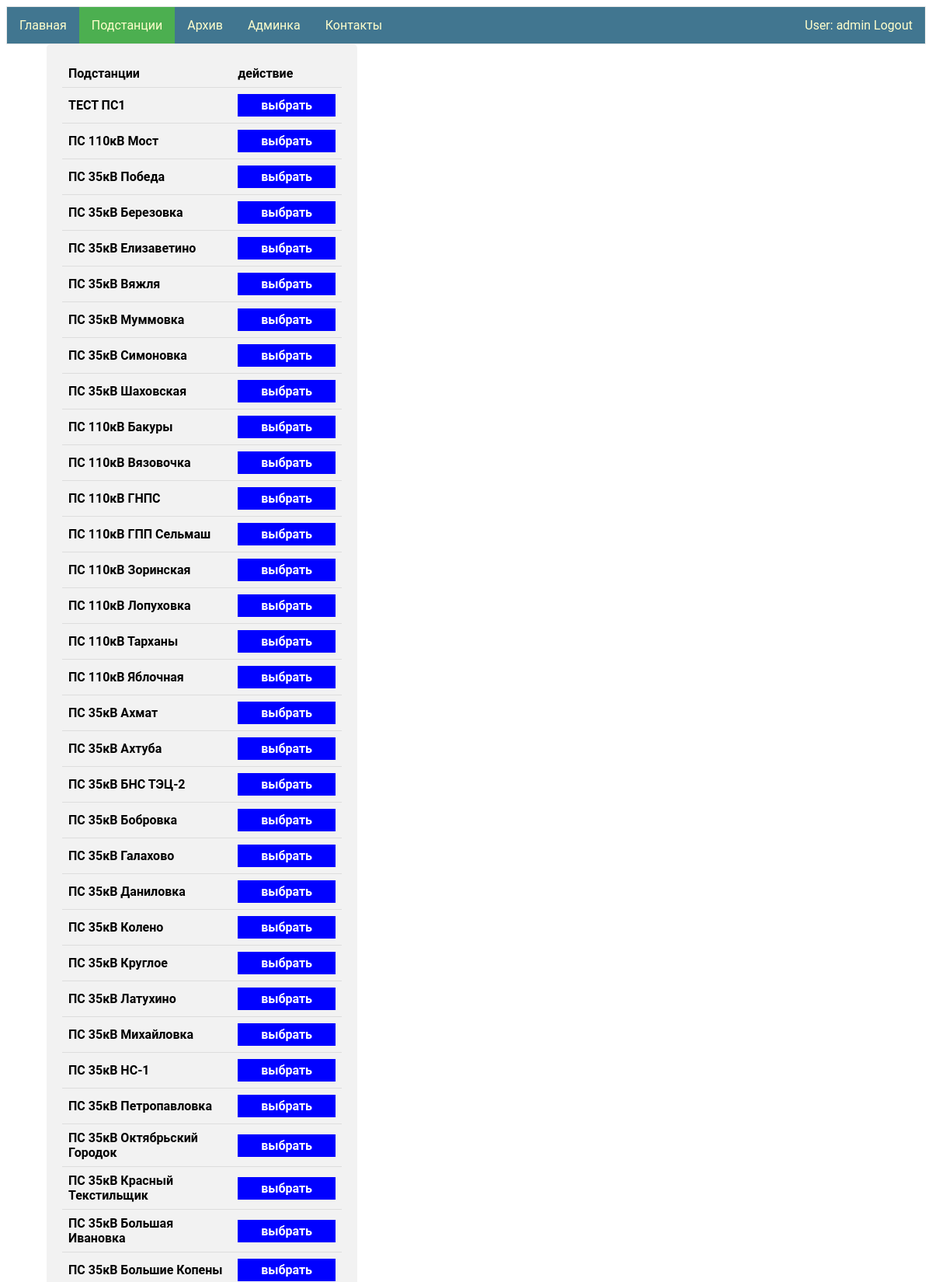
The page /ps/ (signed in, upper part) on the database its author committed.
### my_app/models.py (models this page shows)
class Ps(models.Model):
    name = models.CharField(max_length=100, primary_key=True)
    tel_number = models.CharField(max_length=12)
    res = models.ForeignKey(Group, on_delete=models.CASCADE)

### signal_PS/views.py (the view)
# urls.py: path('', views.views_select_ps),
@login_required
def views_select_ps(request):
    listPS = getUserPs(request.user.username)
    return render(request, "selectPS.html", {'listPS': listPS})

### tm_project_django/clases/classes_for_view/classes_for_view.py (called while the page is built)
def getUserPs(username):
    if username == "admin":
        return Ps.objects.all()
    elif username == "ODS":
        return Ps.objects.all().exclude(name="ТЕСТ ПС1").exclude(name="не зарегистрирован")
    else:
        group = Group.objects.get(user__username=username)
        return Ps.objects.filter(res=group)

### signal_PS/templates/selectPS.html (shortened to what this page needs)
{% extends "base.html" %}
{% block li2 %}<a class="active" href="/ps">Подстанции</a>{% endblock li2 %}
{% block logic1 %}
<div class="container">
     <table >
      <tr><th>Подстанции</th><th>действие</th></tr>
        {% for  ps in listPS %}
            <tr><th>{{ ps.name }}  </th><th style="color:MediumSeaGreen;"><a id="para1" href="{{ps.name}}">выбрать</a></th></tr>
        {% endfor %}
    </table>
</div>
{% endblock logic1 %}

### my_app/templates/base.html (shortened to what this page needs)
<!DOCTYPE html>
{% load staticfiles %}
<html>
<head>
   <link rel="stylesheet" href={% static "css/styles.css" %} />
</head>
<body>
    {% if user.is_authenticated %}
        <ul>
            <li>{% block li1 %}<a href="/">Главная</a>{% endblock li1 %}</li>
            <li>{% block li2 %}<a href="/ps">Подстанции</a>{% endblock li2 %}</li>
            <li>{% block li5 %}<a href="/archive">Архив</a>{% endblock li5 %}</li>
            {% if perms.my_app.staff %}
                <li>{% block li4 %}<a href="admin/" target="_blank">Админка</a>{% endblock li4 %}</li>
            {% endif %}
                <li style="float:right"><a  href="{% url 'logout'%}?next={{request.path}}">User: {{ user.get_username }} Logout</a></li>
            {% else %}
                <li style="float:right"><a href="{% url 'login'%}?next={{request.path}}">Login</a></li>
            {% endif %}
             <li>{% block li3 %}<a href="/contacts">Контакты</a>{% endblock li3 %}</li>
        </ul>
  {% block logic1 %}{% endblock logic1 %}
</body>
</html>

### my_app/static/css/styles.css (style rules this page uses)
ul { font-family: "Roboto","Lucida Grande","DejaVu Sans","Bitstream Vera Sans",Verdana,Arial,sans-serif; list-style-type: none; margin: 0; padding: 0; overflow: hidden; border: 1px solid #e7e7e7; background-color: #417690; }
#para1 { background-color: #f44336; color: white; padding: 5px 30px; text-align: center; text-decoration: none; display: inline-block; }
li { float: left; }
li a { display: block; color: #ffc; text-align: center; padding: 14px 16px; text-decoration: none; }
.active { background-color: #4CAF50; }

### signal_PS/templates/selectPS.html (style rules this page uses)
table { border-collapse: collapse; width: 100%; background-color: #f2f2f2; }
th, td { padding: 8px; text-align: left; border-bottom: 1px solid #ddd; font-family: 'Roboto'; }
.container { position: absolute; left: 5%; width: 30%; border-radius: 5px; background-color: #f2f2f2; padding: 20px; }
#para1 { background-color: blue; color: white; padding:5px 30px; margin: 5; text-align: right; text-decoration: none; display: inline-block; }

### rows shown on the page
Ps: name "ТЕСТ ПС1"
Ps: name "ПС 110кВ Мост"
Ps: name "ПС 35кВ Победа"
Ps: name "ПС 35кВ Березовка"
Ps: name "ПС 35кВ Елизаветино"
Ps: name "ПС 35кВ Вяжля"
Ps: name "ПС 35кВ Муммовка"
Ps: name "ПС 35кВ Симоновка"
Ps: name "ПС 35кВ Шаховская"
Ps: name "ПС 110кВ Бакуры"
Ps: name "ПС 110кВ Вязовочка"
Ps: name "ПС 110кВ ГНПС"
Ps: name "ПС 110кВ ГПП Сельмаш"
Ps: name "ПС 110кВ Зоринская"
Ps: name "ПС 110кВ Лопуховка"
Ps: name "ПС 110кВ Тарханы"
Ps: name "ПС 110кВ Яблочная"
Ps: name "ПС 35кВ Ахмат"
Ps: name "ПС 35кВ Ахтуба"
Ps: name "ПС 35кВ БНС ТЭЦ-2"
Ps: name "ПС 35кВ Бобровка"
Ps: name "ПС 35кВ Галахово"
Ps: name "ПС 35кВ Даниловка"
Ps: name "ПС 35кВ Колено"
Ps: name "ПС 35кВ Круглое"
Ps: name "ПС 35кВ Латухино"
Ps: name "ПС 35кВ Михайловка"
Ps: name "ПС 35кВ НС-1"
Ps: name "ПС 35кВ Петропавловкa"
Ps: name "ПС 35кВ Октябрьский Городок"
Ps: name "ПС 35кВ Красный Текстильщик"
Ps: name "ПС 35кВ Большая Ивановка"
Ps: name "ПС 35кВ Большие Копены"

### other values the page prints
{{ user.get_username }} "admin"
